Frame 1 (no input): blank canvas, image omitted
Frame 60 (the mouse pressed at the canvas centre just before this capture): blank canvas, image omitted
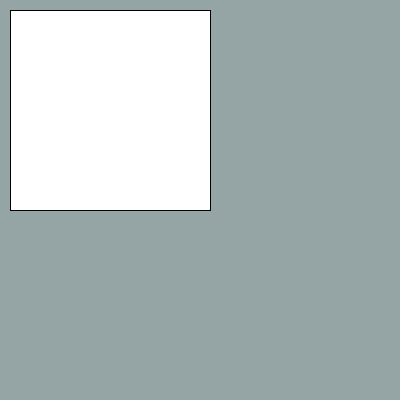
Frame 120 (the mouse held since frame 60 and released just before this capture)

The Processing sketch whose frames 1 and 60 were blank and that drew this single picture after the mouse press (run headless with seeded random() and noise(); from frame 60 on, the mouse is pressed at the canvas centre):

// Processing sketch: Lec1
// ── Lec1.pde
void setup() {

  size(400,400);

}

void draw() {
 
  background(#95A5A6);
  rect(10,10,mouseX,mouseY);
  
}

void keypressed(){
}
